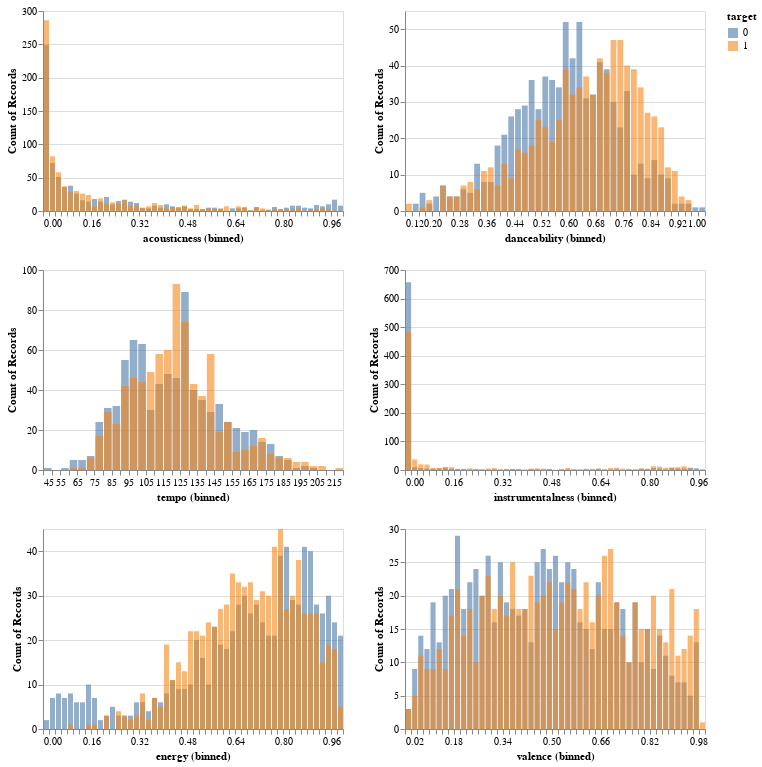

Notebook code cell kept with this figure:
### Markdown cell above
A good thing to do before starting to train our models
would be to explore the features visually so that we have an idea of what the data looks like.
It is often beneficial to view the distributions of data for each feature.

I have created histograms below for each of the features,
showing the distribution for each target class.
Study these histograms and then answer in 1-2 sentences which features and split values you think might be useful in differentiating the target classes?

### Code cell
import altair as alt

alt.Chart(train_df.sort_values(by='target')).mark_bar(opacity=0.6).encode(
    alt.X(alt.repeat(), bin=alt.Bin(maxbins=50)),
    alt.Y('count()', stack=None),
    alt.Color('target:N')
).properties(
    height=200
).repeat(
    ["acousticness", "danceability", "tempo", "instrumentalness", "energy", "valence"],
    columns=2
)

### Figure 1 — Vega-Lite specification as saved in the notebook (floating-point values rounded to 4 significant figures; data arrays with more than 128 entries replaced by an {"elided": "..."} marker saying what was removed)
{"config": {"view": {"continuousWidth": 300, "continuousHeight": 300}}, "repeat": ["acousticness", "danceability", "tempo", "instrumentalness", "energy", "valence"], "spec": {"data": {"name": "data-7cd46c1c0b0c56e92d8846da9eb3915b"}, "mark": {"type": "bar", "opacity": 0.6}, "encoding": {"color": {"field": "target", "type": "nominal"}, "x": {"bin": {"maxbins": 50}, "field": {"repeat": "repeat"}}, "y": {"aggregate": "count", "stack": null, "type": "quantitative"}}, "height": 200}, "columns": 2, "$schema": "https://vega.github.io/schema/vega-lite/v5.8.0.json", "datasets": {"data-7cd46c1c0b0c56e92d8846da9eb3915b": {"elided": "1613 records"}}}
